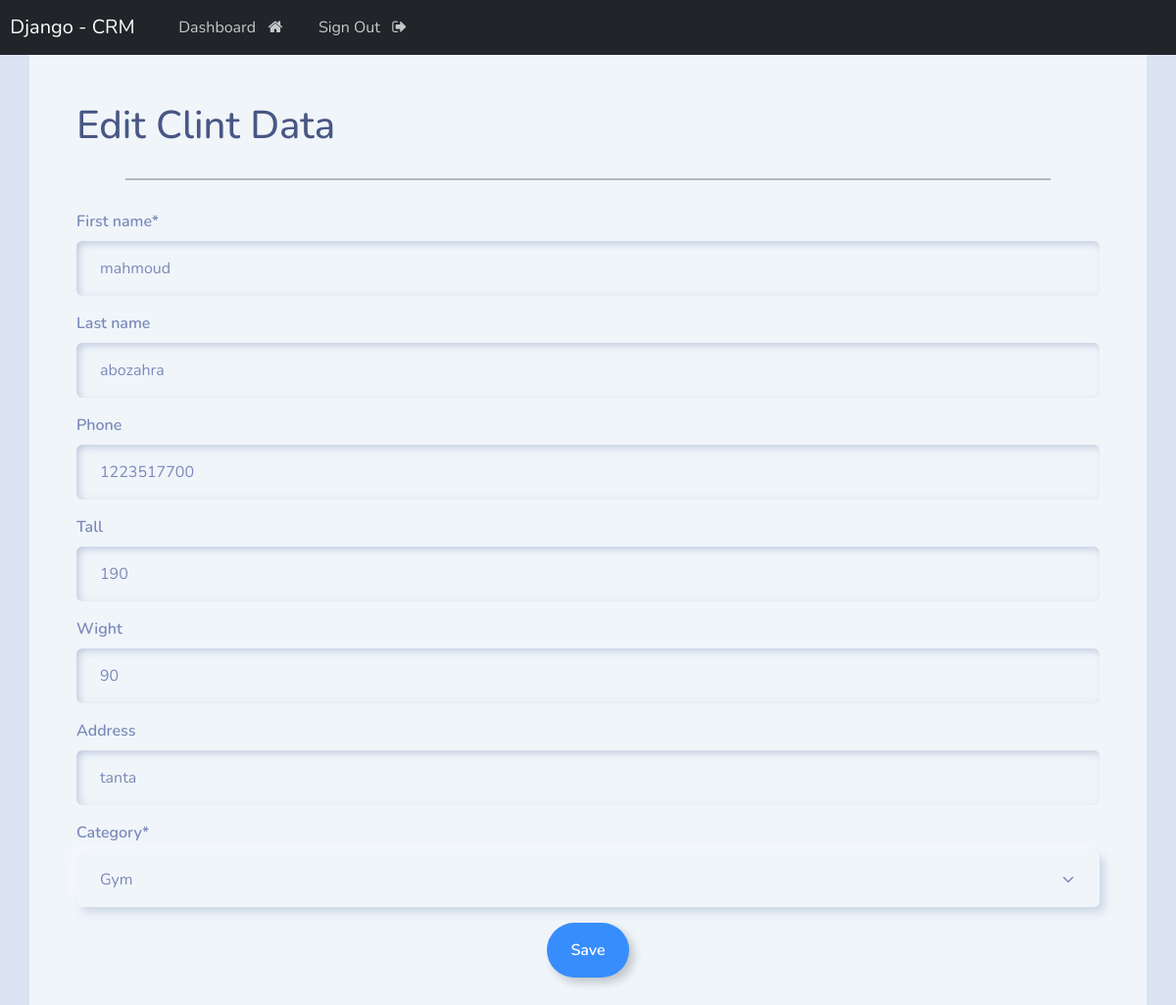
/edit/9/ (signed in), run on the app's committed database.
### web_app/models.py (models this page shows, shortened)
class Clint(models.Model):
    first_name = models.CharField(max_length=250 )
    last_name = models.CharField(max_length=250,blank=True , null=True)
    phone = models.IntegerField(blank=True , null=True)
    tall = models.IntegerField(blank=True , null=True)
    wight = models.IntegerField(blank=True , null=True)
    address = models.CharField(max_length=50,blank=True , null=True)
    created_at = models.DateTimeField(auto_now_add=True)
    category = models.ForeignKey(Category , on_delete=models.CASCADE)
    class Meta:
        ordering = ['-created_at']

### web_app/views.py (the view)
# urls.py: path('edit/<int:id>/',views.edit,name='edit'),
@login_required(login_url='my_login')
def edit(request,id):
    clint = get_object_or_404(Clint , id=id)
    if request.method == 'POST':
        clint_update = ClintForm(request.POST , instance=clint)
        if clint_update.is_valid():
            clint_update.save()
            messages.success(request,'Clint updated successfuly!')
            return redirect('dashboard')
    else:
        clint_update=ClintForm(instance=clint)
    return render(request,'web/edit.html', {'form': clint_update})

### web_app/forms.py
class ClintForm(forms.ModelForm):
    class Meta:
        model = Clint
        fields = ['first_name','last_name','phone','tall','wight','address','category']

### web_app/models.py (called while the page is built)
    def __str__(self):
        return self.name

### templates/web/edit.html
{% extends "base.html" %} {% load crispy_forms_tags %} {% block content %}
<div class="container bg-light shadow-md p-5 form-layout">
    <h1>Edit Clint Data</h1>
    <hr style="border: 1px solid black ; margin:30px 50px;">
    <form method="POST">
        {% csrf_token %} {{form|crispy}}
        <div class="text-center">
            <button type="submit" class="btn btn-outline-primary">Save</button>
        </div>
    </form>
</div>
{% endblock content %}

### data on the page
Clint: first_name "mahmoud", last_name "abozahra", phone "1223517700", tall "190", wight "90", address "tanta", category "Gym"
